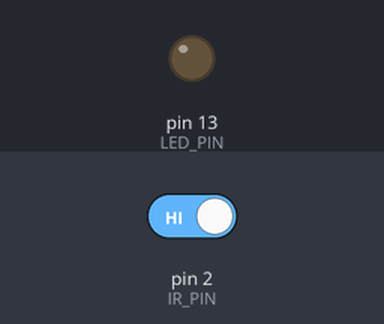
Bench run of a sketch on a simulated Arduino Uno, built with avr-gcc and run on an emulated ATmega328P. Parts: output pins drawn as LEDs (lit = HIGH). The inputs (shaded band) are chosen by the test bench; at power-on: pin 2 (IR_PIN) HIGH. What the sketch prints to the serial monitor is not drawn.

Above: at 1.8 s.
1.9 s: pin 2 (IR_PIN) driven LOW
At 2.8 s:
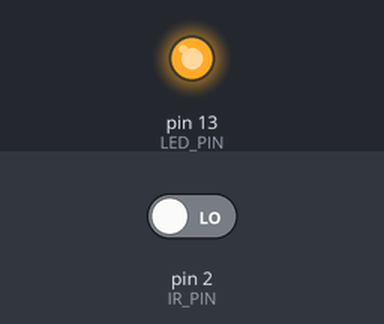
4.9 s: pin 2 (IR_PIN) driven HIGH
At 6.2 s:
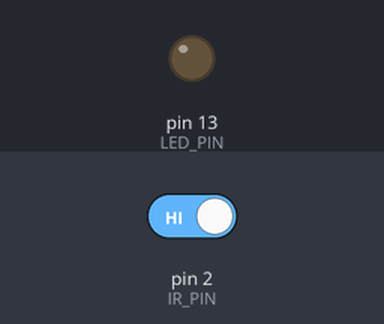
Timing chart, 0 to 7.9 s (numbered marks = the images above; inputs shaded):
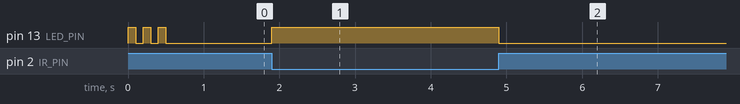

The sketch:

ir_sensor_node.ino
```cpp
/*
 * AgriEdge Intelligence OS — Arduino Hardware Node
 * ═══════════════════════════════════════════════════════════════
 * Board: Arduino Uno
 * Sensor: Active-Low Infrared (IR) Obstacle Avoidance Sensor
 *
 * Physical Wiring:
 *   • Sensor VCC  ──>  Arduino 5V
 *   • Sensor GND  ──>  Arduino GND
 *   • Sensor OUT  ──>  Arduino Digital Pin 2 (Interrupt/Input)
 *
 * Visual Indicator:
 *   • On-board LED (Pin 13) lights up when obstacle/crop is detected.
 *
 * Serial Protocol:
 *   • Baud Rate: 9600
 *   • Format: JSON strings terminated with newline (\n)
 *   • Events: Instant trigger on edge transition + 2000ms heartbeat
 *   • Commands accepted from Host: "PING\n" -> responds with "PONG"
 */

const int IR_PIN = 2;          // OUT pin connected to Digital Pin 2
const int LED_PIN = 13;        // Built-in LED on Arduino Uno

int lastSensorState = -1;      // Previous debounced state (HIGH=Clear, LOW=Detected)
unsigned long lastDebounceTime = 0;
const unsigned long debounceDelay = 50;  // 50ms debounce window

unsigned long lastHeartbeatTime = 0;
const unsigned long heartbeatInterval = 2000; // 2-second heartbeat
unsigned long eventCounter = 0;

void setup() {
  Serial.begin(9600);
  while (!Serial) {
    ; // Wait for serial port to connect (native USB boards)
  }

  pinMode(IR_PIN, INPUT);
  pinMode(LED_PIN, OUTPUT);

  // Initial power-up blink indicator (3 quick blinks)
  for (int i = 0; i < 3; i++) {
    digitalWrite(LED_PIN, HIGH);
    delay(100);
    digitalWrite(LED_PIN, LOW);
    delay(100);
  }

  // Read initial sensor state
  lastSensorState = digitalRead(IR_PIN);
  sendSensorState(lastSensorState, "INIT");
}

void loop() {
  // 1. Check for incoming serial commands from Host Python backend
  if (Serial.available() > 0) {
    String cmd = Serial.readStringUntil('\n');
    cmd.trim();
    if (cmd == "PING" || cmd == "STATUS") {
      int currentState = digitalRead(IR_PIN);
      bool isObstacle = (currentState == LOW);
      Serial.print("{\"type\":\"PONG\",\"device\":\"ARDUINO_UNO\",\"sensor\":\"IR_OBSTACLE\",\"pin\":2,\"obstacle\":");
      Serial.print(isObstacle ? "true" : "false");
      Serial.print(",\"raw\":");
      Serial.print(currentState);
      Serial.println("}");
    }
  }

  // 2. Read physical IR sensor with debouncing
  int reading = digitalRead(IR_PIN);

  if (reading != lastSensorState) {
    if ((millis() - lastDebounceTime) > debounceDelay) {
      lastSensorState = reading;
      lastDebounceTime = millis();
      eventCounter++;

      // Active-low: LOW indicates obstacle/crop detected by reflected IR beam
      if (reading == LOW) {
        digitalWrite(LED_PIN, HIGH); // LED ON
        sendSensorState(reading, "OBSTACLE_DETECTED");
      } else {
        digitalWrite(LED_PIN, LOW);  // LED OFF
        sendSensorState(reading, "PATH_CLEAR");
      }
    }
  }

  // 3. Periodic Heartbeat to maintain host OS connection health
  if (millis() - lastHeartbeatTime > heartbeatInterval) {
    lastHeartbeatTime = millis();
    sendHeartbeat(lastSensorState);
  }
}

void sendSensorState(int rawValue, const char* eventType) {
  bool obstacle = (rawValue == LOW); // Active-low logic
  Serial.print("{\"device\":\"ARDUINO_UNO\",\"sensor\":\"IR_OBSTACLE\",\"pin\":2,\"event\":\"");
  Serial.print(eventType);
  Serial.print("\",\"state\":\"");
  Serial.print(obstacle ? "DETECTED" : "CLEAR");
  Serial.print("\",\"obstacle\":");
  Serial.print(obstacle ? "true" : "false");
  Serial.print(",\"raw\":");
  Serial.print(rawValue);
  Serial.print(",\"seq\":");
  Serial.print(eventCounter);
  Serial.print(",\"uptime_ms\":");
  Serial.print(millis());
  Serial.println("}");
}

void sendHeartbeat(int rawValue) {
  bool obstacle = (rawValue == LOW);
  Serial.print("{\"device\":\"ARDUINO_UNO\",\"sensor\":\"IR_OBSTACLE\",\"pin\":2,\"event\":\"HEARTBEAT\",\"state\":\"");
  Serial.print(obstacle ? "DETECTED" : "CLEAR");
  Serial.print("\",\"obstacle\":");
  Serial.print(obstacle ? "true" : "false");
  Serial.print(",\"raw\":");
  Serial.print(rawValue);
  Serial.print(",\"uptime_ms\":");
  Serial.print(millis());
  Serial.println("}");
}
```

Measured:
- after the input at 1.9 s, pin 13 (LED_PIN): LOW → HIGH at once
- after the input at 4.9 s, pin 13 (LED_PIN): HIGH → LOW at once
